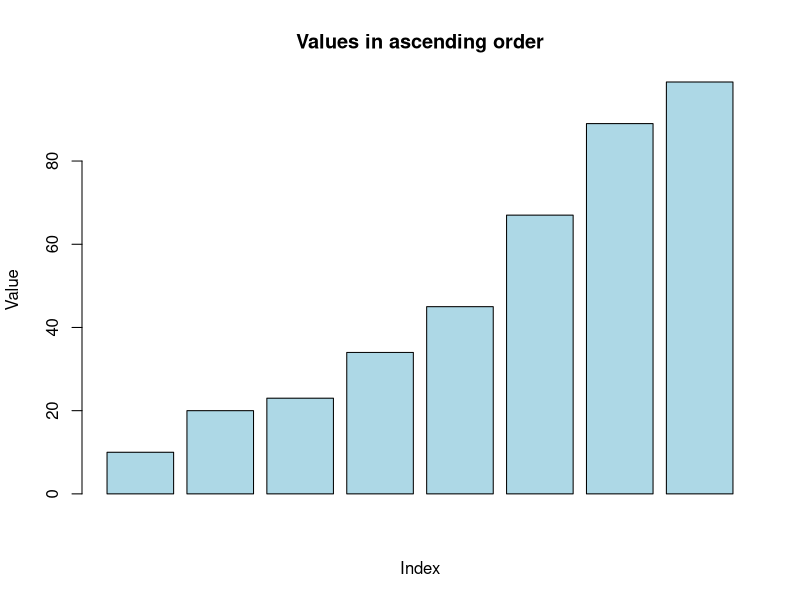
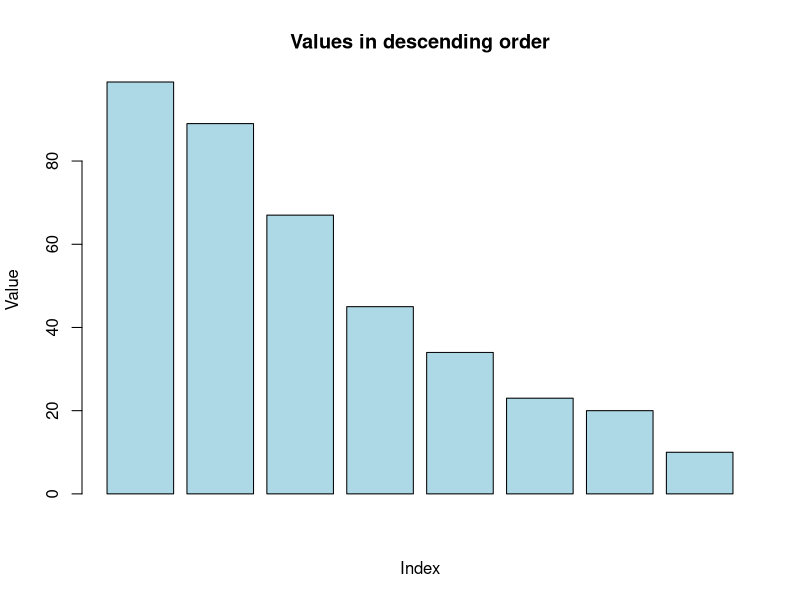

Recreate these plots in R, in order.
values <-c(23,45,10,34,89,20,67,99)

ascending<-sort(values)

descending<-sort(values,decreasing=TRUE)


cat("Ascending order: ",ascending," \n")
cat("Descending order: ",descending,"\n")

pdf("question3.pdf")
barplot(ascending,
main="Values in ascending order",
xlab="Index",
ylab="Value",
col="lightblue")

barplot(descending,
main="Values in descending order",
xlab="Index",
ylab="Value",
col="lightblue")